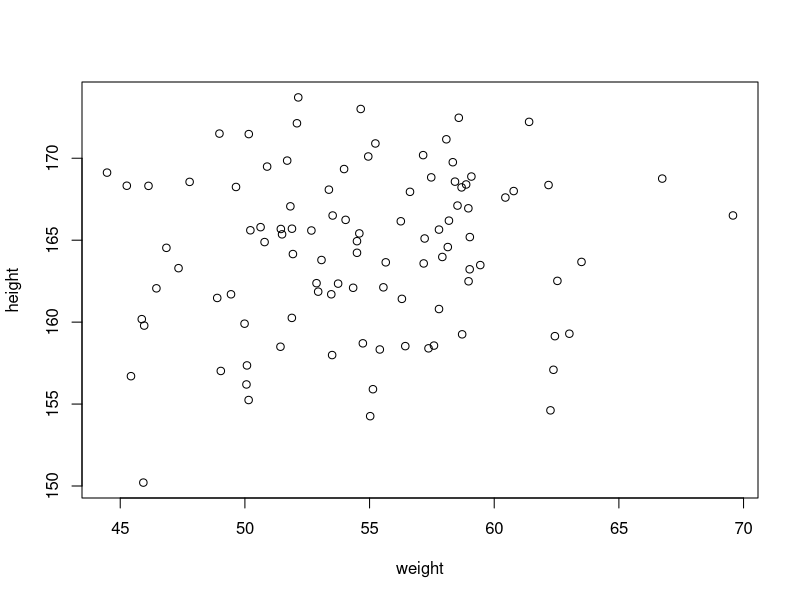

Write the R code that produced this figure.
## ---- chunk 1
1+1
1*3.4
1/2
1%/%2
## ---- chunk 2
5 %% 2
## ---- chunk 3
cos(1.0)
## ---- chunk 4
2 ^ 0.5
sqrt(2)
## ---- chunk 5
x = 1.2e-5
x * 10000
## ---- chunk 6
x = c(1,2,3,4,5)
x>3
## ---- chunk 7
f1<-function(x,a,b) a*x+b
a<-5;b<-12
result<-uniroot(f1,c(-10,10),a=a,b=b,tol = 0.0001)
result$root
## ---- chunk 8
f2<-function(x,a,b,c) a*x^2+b*x+c
a<-1;b<-5;c<-6
result<-uniroot(f2,c(-4,-3),a=a,b=b,c=c,tol = 0.0001)
result$root
## ---- chunk 9
lf<-matrix(c(3,5,1,2),nrow = 2,byrow = TRUE)
rf<-matrix(c(4,1),nrow = 2)
result<-solve(lf,rf)
result
## ---- chunk 10
1:9
x = 1:9
x
1.5:10
c(1.5:10,11)
prod(1:8)
## ---- chunk 11
seq(1,5)
seq(1,5,by=0.5)
seq(1,5,length = 7)
## ---- chunk 12
rep(10,5)
rep(c("A","B","C","D"),2)
rep(1:4,times = 3,each =2)
rep(1:4,each =2,length = 12)
matrix(rep(0,16),nrow = 4)
## ---- chunk 13
matrix(rep(0,16),nrow = 4)
matrix(0,nrow = 4,ncol = 4)
## ---- chunk 14
x=c(1,2.0,3);x
(x=c(1.0,2.3,3))
## ---- chunk 15
x = c(1,2,3)
x + 1
x - 1.2
x * 2
x * x
## ---- chunk 16
y = c(4,5,6,7)
x * y
## ---- chunk 17
x = c(1,2,3,4)
y = c(5,6,7,8)
y / x
y - x
x ^ y
cos(x*pi)+cos(y*pi)
## ---- chunk 18
s = c(1,2,3,4,5,6)
length(s)
sum(s)
prod(s)
cumsum(s)
## ---- chunk 19
x = c(1,2,3,4)
y = c(5,6,7)
z = c(x,y)
z
## ---- chunk 20
x = c(11,12,13)
x[2]
x[4]
x[c(1,3)]
x[1:3]
y = x[1:2]
y
## ---- chunk 21
x = c(11,12,13)
mean(x)
max(x)
min(x)
var(x)
sd(x)
sum(x)
## ---- chunk 22
my.sd <- function(y)
{
  n=length(y)
  s=sqrt((sum(y^2)-n*mean(y)^2)/(n-1))
  return(s)
}
my.sd(x)
## ---- chunk 23
weight =rnorm(100,55,5)
height = rnorm(100,165,5)
plot(weight,height)
summary(lm(height~weight))
## ---- chunk 24
x <- seq(0,1,by = 0.2)
y <- seq(0,1,by = 0.2)
y[4]
x[3]
1 - x[3]
y[4] > 1 - x[3]
## ---- chunk 25
x <- c(1,3,5,7,9)
x
v <- paste("x",1:5,sep="")
v
## ---- chunk 26
x <- c(1,3,5,7,9)
y <- c(2,4,6,8,10)
x * y
x %*% y
## ---- chunk 27
(t <- 1:10)
(r <- 5:1)
2 * 1:5
seq(1,10,2)
seq(1,by = 2,length = 10)
## ---- chunk 28
x <- c(1,3,5,7,9)
length(x)
y <- c(2,6,3,7,5)
sort(y)
rev(y)
append(y,10:15,after = 3)
sum(x)
max(y)
## ---- chunk 29
x <- c(1,3,5,7,9)
x[2]
x[c(1,3)] <- c(9,11)
x
x[x < 9]
y <- 1:10
y[-(1:5)]
## ---- chunk 30
matrix(1:12,nrow = 4,ncol = 3)
matrix(1:12,nrow = 4,ncol = 3,byrow = T)
(A <- matrix(1:12,nrow = 3,ncol = 4))
t(A)
A * A
A %*% t(A)
diag(A)
diag(diag(A))
diag(3)
(B <- matrix(rnorm(16),4,4))
solve(B)
(B.eigen <- eigen(B,symmetric = T))
svd(B)
dim(A)
nrow(B)
det(B)
A[row(A) < col(A)] = 0
A
apply(A,1,sum)
apply(A,2,mean)
## ---- chunk 31
(xx <- array(1:24,c(3,4,2)))
xx[2,3,2]
xx[2,1:3,2]
dim(xx)
## ---- chunk 32
y <- c("male","female","female","male","female","male","male")
(f <- factor(y))
levels(f)
## ---- chunk 33
x <- c(1,1,2,2,3,3,3)
y <- c("male","female","female","male","female","male","male")
z <- c(80,85,92,76,61,95,83)
(stu <- list(class = x, sex = y, score = z))
stu[[3]]
stu$sex
## ---- chunk 34
(student <- data.frame(class = x, sex = y, score = z))
row.names(student) <- c("zhao","qian","sun","li","zhou","wu","zhen")
student
student[,"score"]
student[,2]
student$score
student[["class"]]
student[[3]]
## ---- chunk 35
#score
#Error: object 'score' not found
attach(student)
score
detach()
#score
#Error: object 'score' not found
